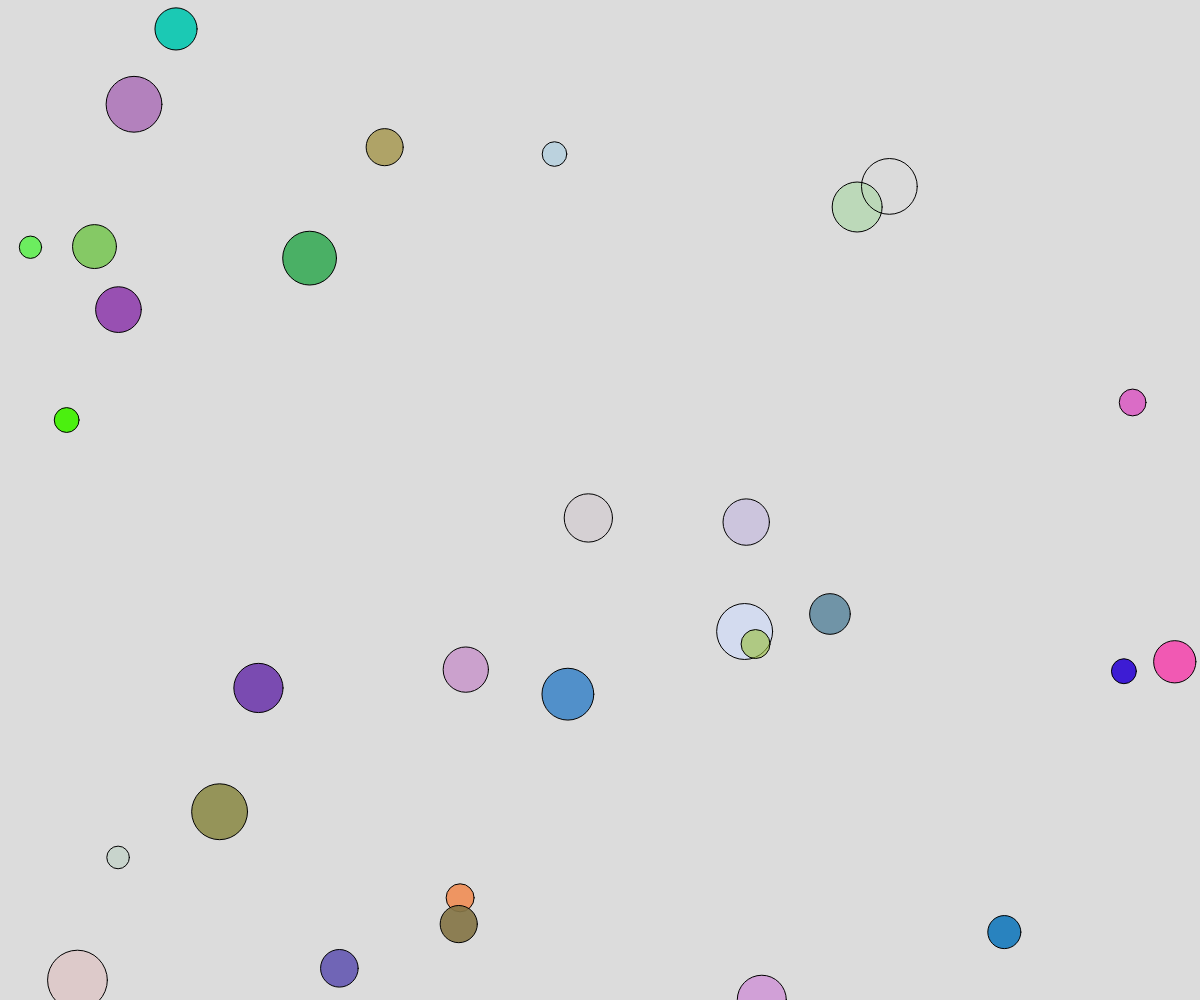
Frame 1 (no input)
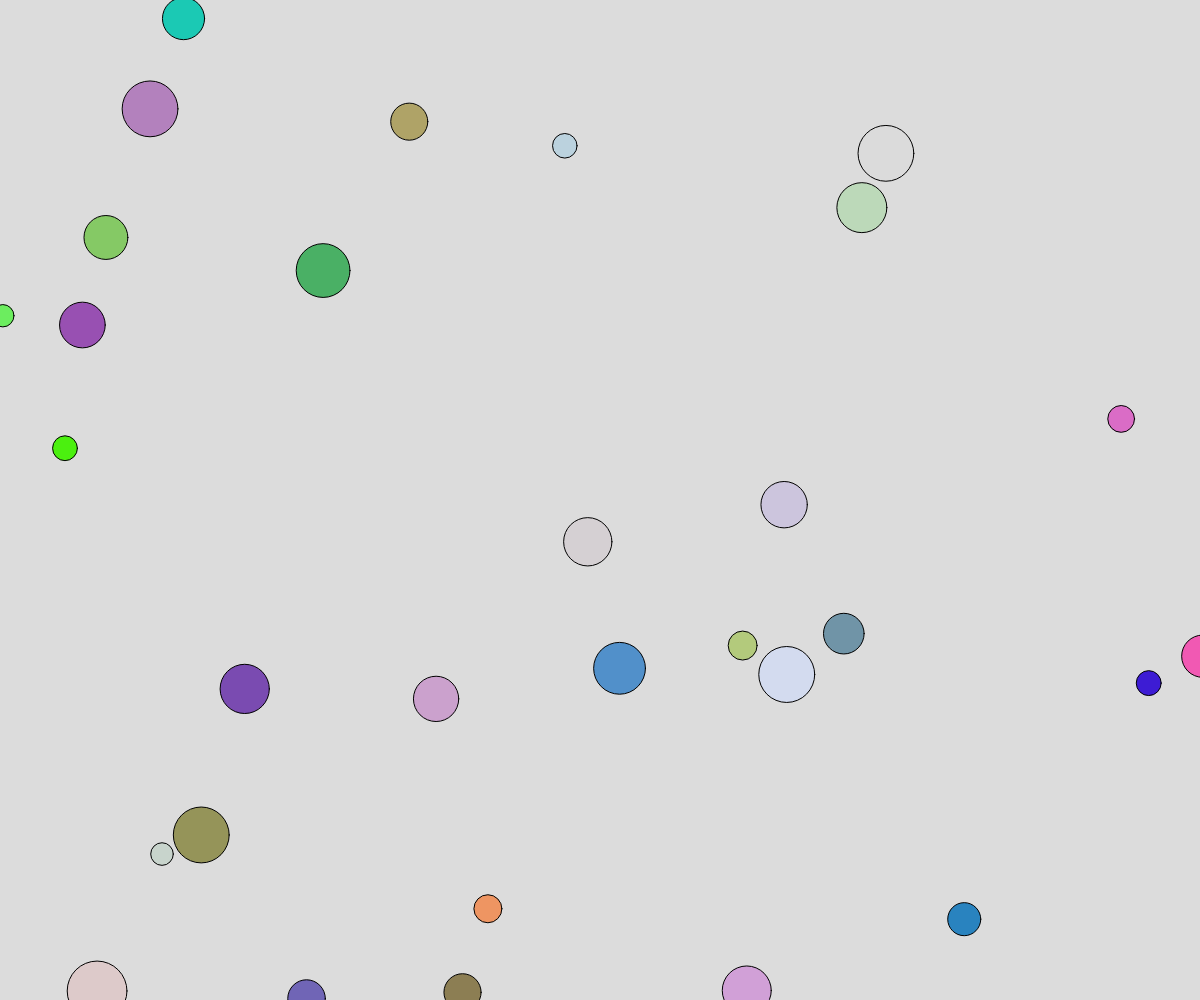
Frame 60 (no input)
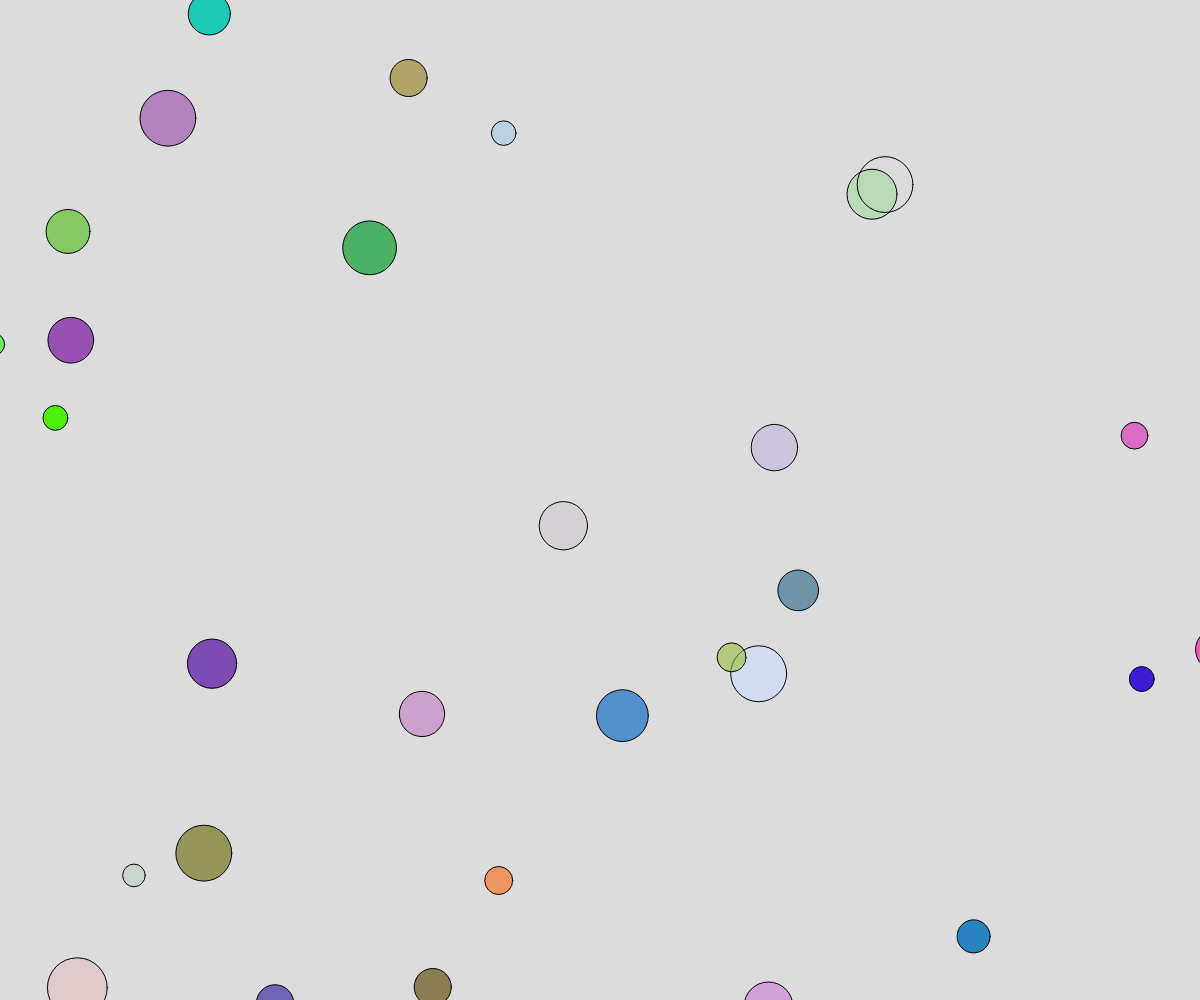
Frame 120 (the mouse pressed at the canvas centre since frame 60)

The p5.js sketch that drew these frames (run headless with seeded random() and noise() and a simulated clock; from frame 60 on, the mouse is pressed at the canvas centre):

// p5.js sketch
// ── sketch.js
// Ball scene

let ballArray = [];

function setup() {
  createCanvas(windowWidth, windowHeight);

  for (let i=0; i <30 ; i++) {
    let newBall = {
      x: random(width),
      y: random(height),
      radius: random(10, 30),
      ballColor: color(random(255), random(255), random(255), random(255)),
      dx: random(0, 20),
      dy: random(0, 20),
    };
    ballArray.push(newBall);
  }
  
}

function draw() {
  background(220);
  displayBall();
  moveBall();
}

function displayBall() {
  for (let ball of ballArray) {
    fill(ball.ballColor);
    circle(ball.x, ball.y, ball.radius*2);
  }
}

function moveBall() {
  for (let theBall of ballArray) {
    theBall.x += theBall.dx;
    theBall.y += theBall.dy;
    theBall.dx = random(-5, 5);
    theBall.dy = random(-5, 5); 
  }
}
